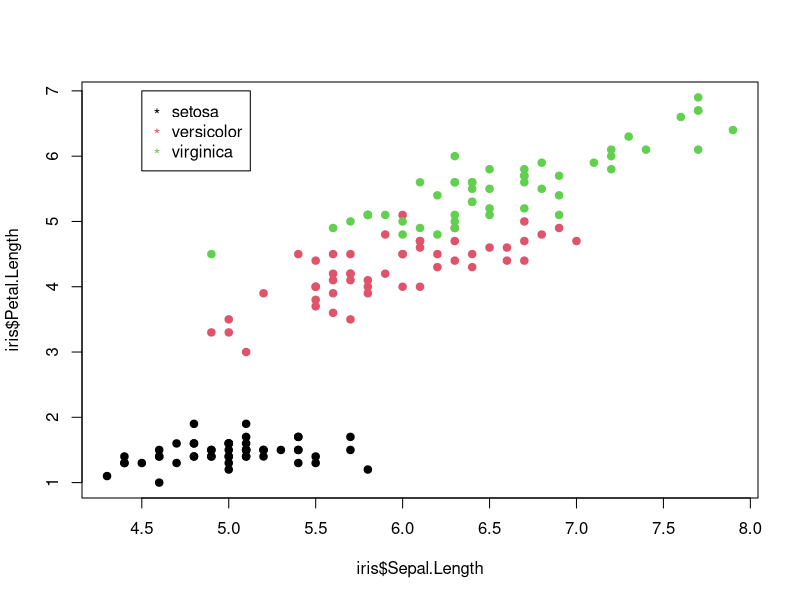

This chart was generated by the following R code: (Note: this script raises an error after producing the figure.)
#Ejemplo de la funcion apply
set.seed(100)
#generacion de matriz con numeros que siguen la distribucion normal
#con media = 0 y varianza = 1
X <- matrix(rnorm(30),nrow = 5, ncol = 6)
print(X)
#suma de todas las filas de la matriz
apply(X, 1, sum)
#media de todas las columnas de la matriz
apply(X, 2, mean)

#Ejemplo de la funcion Lapply
A <- matrix(1:9,3,3)
B <- matrix(4:15,4,3)
C <- matrix(8:10,3,2)
mi_lista <- list(A,B,C)
#Extraccion de la segunda columna de cada matriz en la lista
lapply(mi_lista, "[", , 2)
#Extraccion de la primera fila de cada matriz en la lista
lapply(mi_lista, "[", 1, )
#asa_pasajeros <- asa_datos[,c("Pasajeros.nacionales", "Pasajeros.internacionales")] 
#tapply(asa_datos$Pasajeros.nacionales, asa_datos$Estado, sum)
#Ahora obtén el promedio o media de pasajeros nacionales que viajaron por mes en cada aeropuerto.
#tapply(asa_datos$Pasajeros.nacionales, asa_datos$Codigo.IATA, sum)

#Ejemplo de la funcion Sapply
lapply(mi_lista, "[", 2, 1)
sapply(mi_lista, "[", 2, 1)

#Ejemplo de la funcion Mapply
Q <- matrix(c(rep(1,4),rep(2,4),rep(3,4),rep(4,4)),4,4)
mapply(rep, 1:4, 4)

#Ejemplo plot
plot(iris$Sepal.Length, iris$Petal.Length, col = iris$Species, pch = 21, bg = iris$Species)
legend(x = 4.5, y = 7, legend = levels(iris$Species), col = c(1:3), pch = "*")

#Expresiones Regulares
grep("curso", c("hola,", "ejemplo", "curso"))
nchar("Curso de Estadistica")
sprintf("El cuadrado de %d es %d", i, i^2)
substring("Curso de Estadistica", 1, 5)
strsplit("Curso-de-Estadistica", "-")
gregexpr("ab", "abcsjdijsiabijsuhayguahsabaijaisabab")
regexpr("[aeiou]", "adjijelplpidgdillossawqu")
gregexpr("[aeiou]", "adjijelplpidgdillossawqu")

#Ejemplos ggplot2
#Descripcion diamonds 
#carat representa el peso del diamante, cut representa la calidad del corte (Fair, Good, Very Good,
#Premium, Ideal), color representa el color del diamante, desde J (el peor) a D (el mejor), clarity es
#una medida de qué tan claro es el diamante (I1 (el peor), SI1, SI2, VS1, VS2, VVS1, VVS2, IF (el mejor)).
#table indica la anchura de la parte superior del diamante con relación al punto más ancho, price
#representa el precio del diamante en dólares, x la longitud en milímetros, y la anchura en milímetros,
#z la profundidad en milímetros y depth el porcentaje de profundidad total, es decir, z / mean(x, y) = 2 * z / (x + y).
#Debes de saber que algunas variables se mapean mejor a ciertos atributos estéticos; por ejemplo, color
#y shape se mapean mejor a variables categóricas, mientras que size se mapea mejor a variables de tipo
#continuo

#el atributo geom de qplot() especifica el tipo de objeto que utilizará para graficar. El
#valor por defecto es "point" (punto); esto sólo si ’x’ y ‘y’ se encuentran especificados. Si sólo x se
#encuentra especificado el valor es "histogram" (histograma)
#Un posible valor para geom es "smooth", el cual ajusta una curva a los puntos que estas especificando,
#además de que te dibuja el error estándar de esa curva.

set.seed(100)
diamonds_muestra <- diamonds[sample(nrow(diamonds), 100),]
qplot(carat, price, data = diamonds)
qplot(carat, price, data = diamonds_muestra)
qplot(carat, price, data = diamonds_muestra, color = color, shape = cut)
qplot(carat, price, data = diamonds, color = color, alpha = I(1/100), size = table)
qplot(carat, price, data = diamonds_muestra, color = color, size = table, facets = color ~ .)
qplot(carat, price, data = diamonds_muestra, color = color, size = table, geom = c("smooth", "point"))
qplot(carat, price, data = diamonds_muestra, geom = c("smooth", "point"))
qplot(color, data = diamonds)
qplot(log(carat), log(price), data=diamonds)
qplot(color, price/carat,data=diamonds, geom = "jitter")
qplot(color, price/carat, data=diamonds, geom = "boxplot")

#Simulacion
#Usualmente cada distribución tendrá 4 funciones de la forma prefijo + apodo_distribucion. Cada prefijo
#indica: r - la función para generar números aleatorios, p - la función de distribución, d - la función
# de densidad, q - la función que te da cuantiles.
#Para más información     apodo_distribucion       Distribución
#?Normal                  norm                     la distribución normal
#?Poisson                 pois                     la distribución poisson
#?Binomial                binom                    la distribución binomial
#?Geometric               geom                     la distribución geométrica
#?Chisquare               chisq                    la distribución ji-cuadrada o chi-cuadrada


